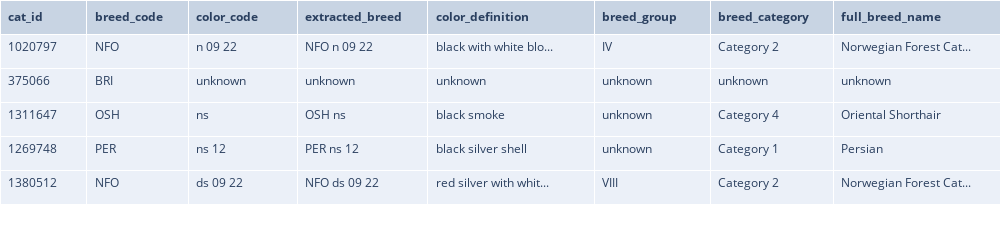

Source (notebook cell):
### Code cell
def truncate_strings(s, max_len=20):
    if isinstance(s, str) and len(s) > max_len:
        return s[:max_len] + "..."
    return s


display_df = all_cats_df.sample(5, random_state=10).reset_index().map(lambda x: truncate_strings(x))

target_column_widths = [0.6, 0.7, 0.75, 0.9, 1.15, 0.8, 0.85, 1.15]

estimated_row_height_px = 34
num_data_rows = len(display_df)
num_header_rows = 1
total_rows = num_data_rows + num_header_rows
calculated_figure_height = total_rows * estimated_row_height_px


fig = go.Figure(
    data=[
        go.Table(
            header=dict(
                values=[f"<b>{col}</b>" for col in display_df.columns],
                align="left",
                height=estimated_row_height_px,
            ),
            cells=dict(
                values=[display_df[col] for col in display_df.columns],
                align="left",
                height=estimated_row_height_px,
            ),
            columnwidth=target_column_widths,
        )
    ],
)


fig.update_layout(
    width=1000,
    height=calculated_figure_height,
    margin=dict(l=0, r=0, t=0, b=0),
)

fig.show()

### Figure 1 — Plotly figure (JSON) as saved in the notebook; plotly's stock layout.template omitted (floating-point values rounded to 4 significant figures)
{"data": [{"cells": {"align": "left", "height": 34, "values": [[1020797, 375066, 1311647, 1269748, 1380512], ["NFO", "BRI", "OSH", "PER", "NFO"], ["n 09 22", "unknown", "ns", "ns 12", "ds 09 22"], ["NFO n 09 22", "unknown", "OSH ns", "PER ns 12", "NFO ds 09 22"], ["black with white blo...", "unknown", "black smoke", "black silver shell", "red silver with whit..."], ["IV", "unknown", "unknown", "unknown", "VIII"], ["Category 2", "unknown", "Category 4", "Category 1", "Category 2"], ["Norwegian Forest Cat...", "unknown", "Oriental Shorthair ", "Persian ", "Norwegian Forest Cat..."]]}, "columnwidth": [0.6, 0.7, 0.75, 0.9, 1.15, 0.8, 0.85, 1.15], "header": {"align": "left", "height": 34, "values": ["<b>cat_id</b>", "<b>breed_code</b>", "<b>color_code</b>", "<b>extracted_breed</b>", "<b>color_definition</b>", "<b>breed_group</b>", "<b>breed_category</b>", "<b>full_breed_name</b>"]}, "type": "table"}], "layout": {"height": 204, "margin": {"b": 0, "l": 0, "r": 0, "t": 0}, "width": 1000}}
